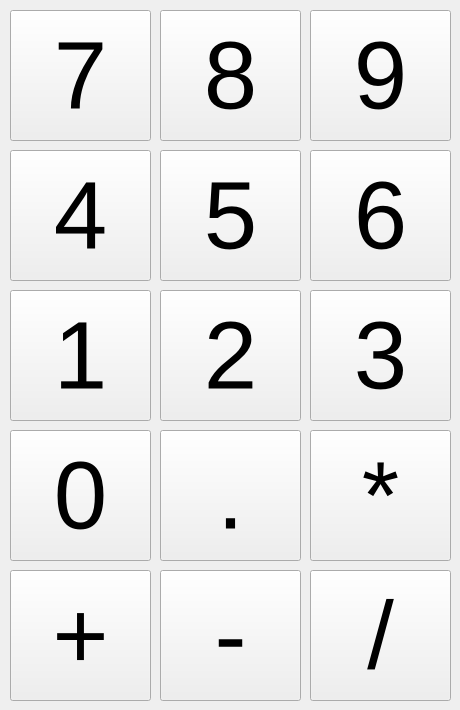
   <widget class="QWidget" name="page">
    <widget class="QPushButton" name="B1">
     <property name="geometry">
      <rect>
       <x>10</x>
       <y>290</y>
       <width>141</width>
       <height>131</height>
      </rect>
     </property>
     <property name="font">
      <font>
       <family>MS UI Gothic</family>
       <pointsize>72</pointsize>
      </font>
     </property>
     <property name="text">
      <string>1</string>
     </property>
     <property name="checkable">
      <bool>false</bool>
     </property>
     <property name="autoDefault">
      <bool>false</bool>
     </property>
     <property name="default">
      <bool>false</bool>
     </property>
     <property name="flat">
      <bool>false</bool>
     </property>
    </widget>
    <widget class="QPushButton" name="B2">
     <property name="geometry">
      <rect>
       <x>160</x>
       <y>290</y>
       <width>141</width>
       <height>131</height>
      </rect>
     </property>
     <property name="font">
      <font>
       <family>MS UI Gothic</family>
       <pointsize>72</pointsize>
      </font>
     </property>
     <property name="text">
      <string>2</string>
     </property>
     <property name="checkable">
      <bool>false</bool>
     </property>
     <property name="autoDefault">
      <bool>false</bool>
     </property>
     <property name="default">
      <bool>false</bool>
     </property>
     <property name="flat">
      <bool>false</bool>
     </property>
    </widget>
    <widget class="QPushButton" name="B3">
     <property name="geometry">
      <rect>
       <x>310</x>
       <y>290</y>
       <width>141</width>
       <height>131</height>
      </rect>
     </property>
     <property name="font">
      <font>
       <family>MS UI Gothic</family>
       <pointsize>72</pointsize>
      </font>
     </property>
     <property name="text">
      <string>3</string>
     </property>
     <property name="checkable">
      <bool>false</bool>
     </property>
     <property name="autoDefault">
      <bool>false</bool>
     </property>
     <property name="default">
      <bool>false</bool>
     </property>
     <property name="flat">
      <bool>false</bool>
     </property>
    </widget>
    <widget class="QPushButton" name="B5">
     <property name="geometry">
      <rect>
       <x>160</x>
       <y>150</y>
       <width>141</width>
       <height>131</height>
      </rect>
     </property>
     <property name="font">
      <font>
       <family>MS UI Gothic</family>
       <pointsize>72</pointsize>
      </font>
     </property>
     <property name="text">
      <string>5</string>
     </property>
     <property name="checkable">
      <bool>false</bool>
     </property>
     <property name="autoDefault">
      <bool>false</bool>
     </property>
     <property name="default">
      <bool>false</bool>
     </property>
     <property name="flat">
      <bool>false</bool>
     </property>
    </widget>
    <widget class="QPushButton" name="B6">
     <property name="geometry">
      <rect>
       <x>310</x>
       <y>150</y>
       <width>141</width>
       <height>131</height>
      </rect>
     </property>
     <property name="font">
      <font>
       <family>MS UI Gothic</family>
       <pointsize>72</pointsize>
      </font>
     </property>
     <property name="text">
      <string>6</string>
     </property>
     <property name="checkable">
      <bool>false</bool>
     </property>
     <property name="autoDefault">
      <bool>false</bool>
     </property>
     <property name="default">
      <bool>false</bool>
     </property>
     <property name="flat">
      <bool>false</bool>
     </property>
    </widget>
    <widget class="QPushButton" name="B4">
     <property name="geometry">
      <rect>
       <x>10</x>
       <y>150</y>
       <width>141</width>
       <height>131</height>
      </rect>
     </property>
     <property name="font">
      <font>
       <family>MS UI Gothic</family>
       <pointsize>72</pointsize>
      </font>
     </property>
     <property name="text">
      <string>4</string>
     </property>
     <property name="checkable">
      <bool>false</bool>
     </property>
     <property name="autoDefault">
      <bool>false</bool>
     </property>
     <property name="default">
      <bool>false</bool>
     </property>
     <property name="flat">
      <bool>false</bool>
     </property>
    </widget>
    <widget class="QPushButton" name="B8">
     <property name="geometry">
      <rect>
       <x>160</x>
       <y>10</y>
       <width>141</width>
       <height>131</height>
      </rect>
     </property>
     <property name="font">
      <font>
       <family>MS UI Gothic</family>
       <pointsize>72</pointsize>
      </font>
     </property>
     <property name="text">
      <string>8</string>
     </property>
     <property name="checkable">
      <bool>false</bool>
     </property>
     <property name="autoDefault">
      <bool>false</bool>
     </property>
     <property name="default">
      <bool>false</bool>
     </property>
     <property name="flat">
      <bool>false</bool>
     </property>
    </widget>
    <widget class="QPushButton" name="B9">
     <property name="geometry">
      <rect>
       <x>310</x>
       <y>10</y>
       <width>141</width>
       <height>131</height>
      </rect>
     </property>
     <property name="font">
      <font>
       <family>MS UI Gothic</family>
       <pointsize>72</pointsize>
      </font>
     </property>
     <property name="text">
      <string>9</string>
     </property>
     <property name="checkable">
      <bool>false</bool>
     </property>
     <property name="autoDefault">
      <bool>false</bool>
     </property>
     <property name="default">
      <bool>false</bool>
     </property>
     <property name="flat">
      <bool>false</bool>
     </property>
    </widget>
    <widget class="QPushButton" name="B7">
     <property name="geometry">
      <rect>
       <x>10</x>
       <y>10</y>
       <width>141</width>
       <height>131</height>
      </rect>
     </property>
     <property name="font">
      <font>
       <family>MS UI Gothic</family>
       <pointsize>72</pointsize>
      </font>
     </property>
     <property name="text">
      <string>7</string>
     </property>
     <property name="checkable">
      <bool>false</bool>
     </property>
     <property name="autoDefault">
      <bool>false</bool>
     </property>
     <property name="default">
      <bool>false</bool>
     </property>
     <property name="flat">
      <bool>false</bool>
     </property>
    </widget>
    <widget class="QPushButton" name="B0">
     <property name="geometry">
      <rect>
       <x>10</x>
       <y>430</y>
       <width>141</width>
       <height>131</height>
      </rect>
     </property>
     <property name="font">
      <font>
       <family>MS UI Gothic</family>
       <pointsize>72</pointsize>
      </font>
     </property>
     <property name="text">
      <string>0</string>
     </property>
     <property name="checkable">
      <bool>false</bool>
     </property>
     <property name="autoDefault">
      <bool>false</bool>
     </property>
     <property name="default">
      <bool>false</bool>
     </property>
     <property name="flat">
      <bool>false</bool>
     </property>
    </widget>
    <widget class="QPushButton" name="BDot">
     <property name="geometry">
      <rect>
       <x>160</x>
       <y>430</y>
       <width>141</width>
       <height>131</height>
      </rect>
     </property>
     <property name="font">
      <font>
       <family>MS UI Gothic</family>
       <pointsize>72</pointsize>
      </font>
     </property>
     <property name="text">
      <string>.</string>
     </property>
     <property name="checkable">
      <bool>false</bool>
     </property>
     <property name="autoDefault">
      <bool>false</bool>
     </property>
     <property name="default">
      <bool>false</bool>
     </property>
     <property name="flat">
      <bool>false</bool>
     </property>
    </widget>
    <widget class="QPushButton" name="BPlus">
     <property name="geometry">
      <rect>
       <x>10</x>
       <y>570</y>
       <width>141</width>
       <height>131</height>
      </rect>
     </property>
     <property name="font">
      <font>
       <family>MS UI Gothic</family>
       <pointsize>72</pointsize>
      </font>
     </property>
     <property name="text">
      <string>+</string>
     </property>
     <property name="checkable">
      <bool>false</bool>
     </property>
     <property name="autoDefault">
      <bool>false</bool>
     </property>
     <property name="default">
      <bool>false</bool>
     </property>
     <property name="flat">
      <bool>false</bool>
     </property>
    </widget>
    <widget class="QPushButton" name="BMinus">
     <property name="geometry">
      <rect>
       <x>160</x>
       <y>570</y>
       <width>141</width>
       <height>131</height>
      </rect>
     </property>
     <property name="font">
      <font>
       <family>MS UI Gothic</family>
       <pointsize>72</pointsize>
      </font>
     </property>
     <property name="text">
      <string>-</string>
     </property>
     <property name="checkable">
      <bool>false</bool>
     </property>
     <property name="autoDefault">
      <bool>false</bool>
     </property>
     <property name="default">
      <bool>false</bool>
     </property>
     <property name="flat">
      <bool>false</bool>
     </property>
    </widget>
    <widget class="QPushButton" name="BDiv">
     <property name="geometry">
      <rect>
       <x>310</x>
       <y>570</y>
       <width>141</width>
       <height>131</height>
      </rect>
     </property>
     <property name="font">
      <font>
       <family>MS UI Gothic</family>
       <pointsize>72</pointsize>
      </font>
     </property>
     <property name="text">
      <string>/</string>
     </property>
     <property name="checkable">
      <bool>false</bool>
     </property>
     <property name="autoDefault">
      <bool>false</bool>
     </property>
     <property name="default">
      <bool>false</bool>
     </property>
     <property name="flat">
      <bool>false</bool>
     </property>
    </widget>
    <widget class="QPushButton" name="BMul">
     <property name="geometry">
      <rect>
       <x>310</x>
       <y>430</y>
       <width>141</width>
       <height>131</height>
      </rect>
     </property>
     <property name="font">
      <font>
       <family>MS UI Gothic</family>
       <pointsize>72</pointsize>
      </font>
     </property>
     <property name="text">
      <string>*</string>
     </property>
     <property name="checkable">
      <bool>false</bool>
     </property>
     <property name="autoDefault">
      <bool>false</bool>
     </property>
     <property name="default">
      <bool>false</bool>
     </property>
     <property name="flat">
      <bool>false</bool>
     </property>
    </widget>
   </widget>
